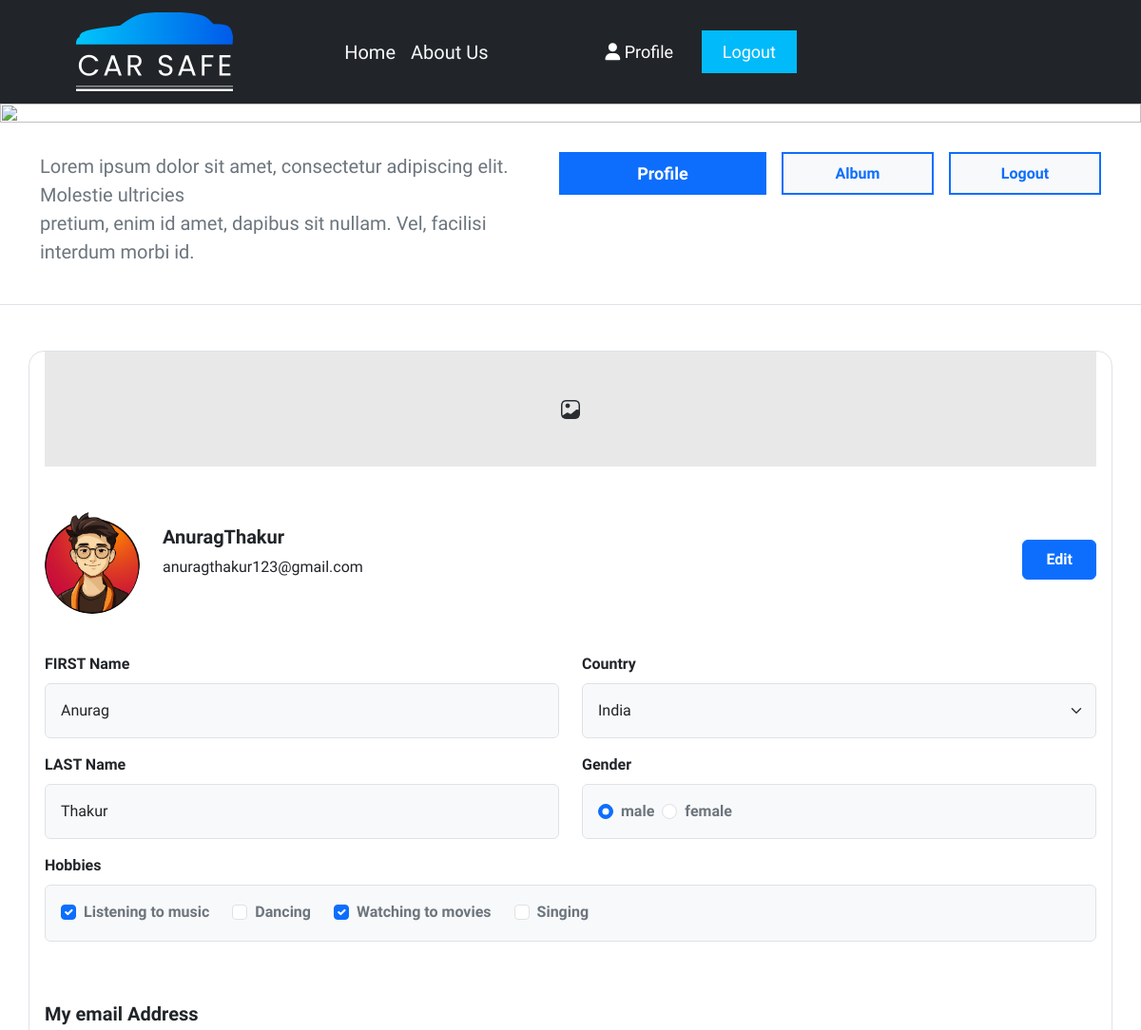
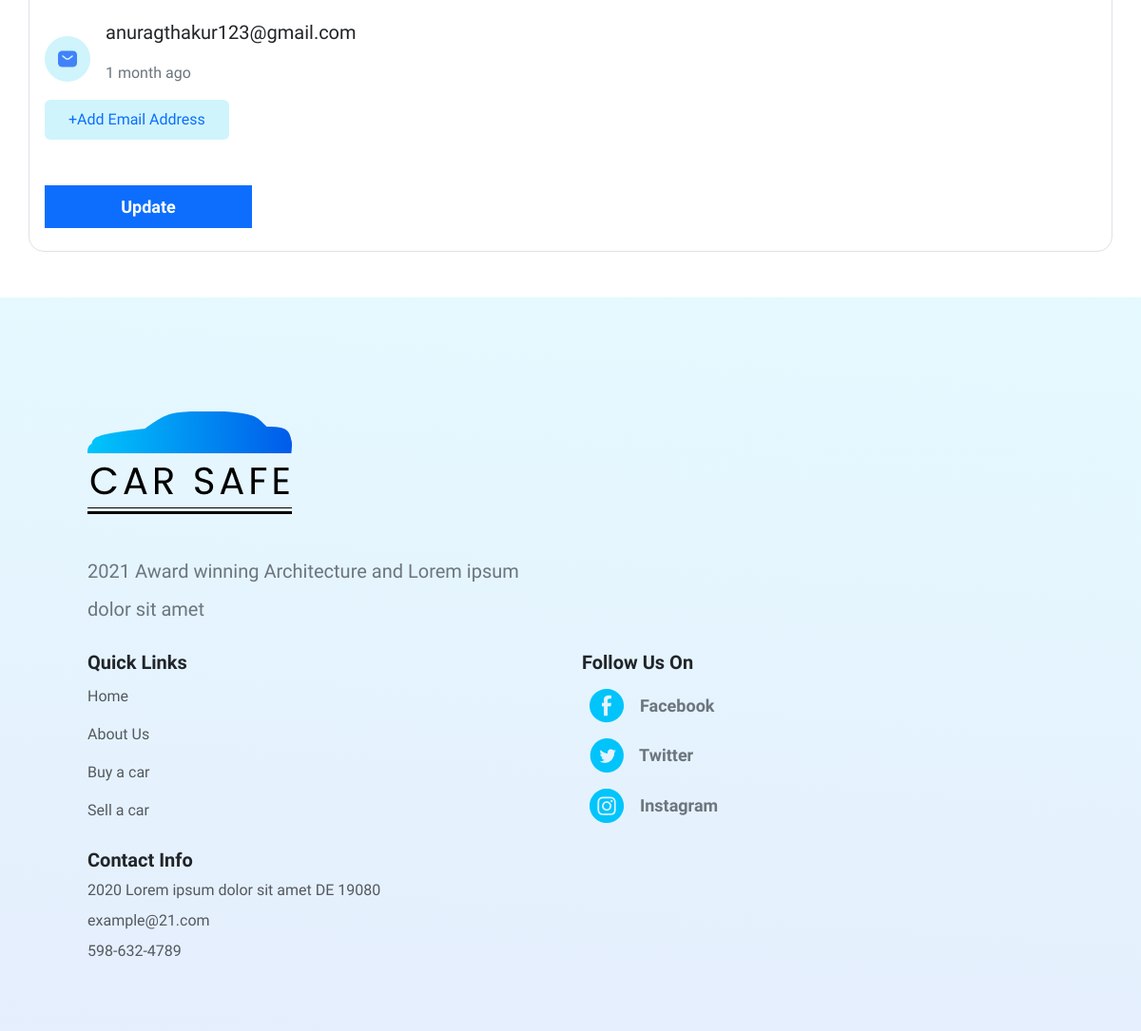
Screenshot of /controller/edit-profile.php (signed in) with the database file from the repository (2 pictures, top to bottom).
### tables this page shows
CREATE TABLE `users` (
  `id` int NOT NULL,
  `fname` varchar(30) NOT NULL,
  `lname` varchar(30) NOT NULL,
  `email` varchar(100) NOT NULL,
  `password` varchar(250) NOT NULL,
  `country` varchar(40) NOT NULL,
  `gender` varchar(10) NOT NULL,
  `hobbies` varchar(100) NOT NULL,
  `created_at` timestamp NOT NULL DEFAULT CURRENT_TIMESTAMP,
  `profile_img` varchar(500) DEFAULT NULL
);

### controller/edit-profile.php (called while the page is built, shortened)
<?php
include('../config/db.php');
include('../controller/helper.php');
$countryArr = ['India', 'U.S.A', 'China', 'Sri Lanka', 'Pakistan', 'South Korea'];
$genderType = ['male', 'female'];
$hobbiesType = ['Listening to music', 'Dancing', 'Watching to movies', 'Singing'];
$userDetail = getUserDetails($conn);
include('../profile-edit.php');

### controller/helper.php (called while the page is built, shortened)
<?php
function getUserDetails($conn)
{
  try {
    $userId = $_SESSION['userId'];
    $query = "SELECT * FROM users WHERE id = '$userId'";
    $result = mysqli_query($conn, $query);
    return mysqli_fetch_assoc($result);
  } catch (\Exception $e) {
    echo die('Error:' . $e->getMessage());
  }
}

### profile-edit.php (the view, shortened to what this page needs)
<?php
include('../partials/header.php');
include('../partials/hero_banner.php');
?>
<div class="container border rounded-4 my-5 px-3 profile-form">
    <div class="profile-form-bg">
        <img src="../assets/images/profile-form-images/gallery.png" alt="">
    </div>
    <form action="" method="post" enctype="multipart/form-data">
        <div class="d-flex profile-edit justify-content-between align-items-center flex-wrap py-5">
            <div class="d-flex profile-name gap-4 align-items-center flex-wrap ">
                <div class=" profile-form-img text-center">
                    <img src="../assets/images/<?php echo isset($userDetail['profile_img']) ? 'profile-images/' . $userDetail['profile_img'] : 'default.jpg'; ?>" alt="" width="100%" id="editImage" class="rounded-circle">
                </div>
                <div class="">
                    <h5 class="text-dark fw-bold"><?php echo $userDetail['fname'] . $userDetail['lname']; ?></h5>
                    <p><?php echo $userDetail['email'] ?></p>
                </div>
            </div>
            <div>
                <label class="btn btn-primary px-4 py-2 fw-bold" id="file-input-label" for="file-input">
                    Edit
                </label>
            </div>
        </div>
        <div class="row">
            <div class="col-sm-6 mb-3 mb-sm-0">
                <div class="mb-3">
                    <label for="exampleInputEmail1" class="form-label fs-6 fw-semibold">FIRST Name</label>
                    <input type="text" class="form-control bg-body-tertiary py-3 ps-3 fs-6" name="firstName" id="exampleInputEmail1" placeholder="Your first name" value='<?php echo $userDetail['fname']; ?>'>
                </div>
                <div class="mb-3">
                    <label for="exampleInputEmail1" class="form-label fs-6 fw-semibold">LAST Name</label>
                    <input type="text" name="lastName" class="form-control bg-body-tertiary py-3 ps-3 fs-6" id="exampleInputEmail11" placeholder="Your last name" value='<?php echo $userDetail['lname']; ?>'>
                </div>
            </div>
            <div class="col-sm-6">
                <div class="mb-3">
                    <label for="exampleInputEmail1" class="form-label fs-6 fw-semibold">Country</label>
                    <select class="form-select fs-5 bg-body-tertiary py-3 ps-3 fs-6" aria-label="Default select example" name="country">
                        <?php foreach ($countryArr as $countryOpt) { ?>
                            <option value='<?= $countryOpt ?>' <?php echo ($userDetail['country'] == $countryOpt) ? "selected" : '' ?>><?= $countryOpt ?></option>
                        <?php } ?>
                    </select>
                </div>
                <div class="mb-3">
                    <label for="exampleInputEmail1" class="form-label fs-6 fw-semibold">Gender</label>
                    <div class="form-control bg-body-tertiary d-flex gap-2 py-3 ps-3 ">
                        <?php foreach ($genderType as $key => $userGender) { ?>
                            <input class="form-check-input" type="radio" <?php if ($userDetail['gender'] == $userGender) echo "checked"; ?> name="gender" value="<?php echo $userGender ?>" id="<?php echo "flexRadioDefault" . $key ?>">
                            <label class="form-check-label text-secondary fw-bold fs-6" for="<?php echo "flexRadioDefault" . $key ?>">
                                <?php echo $userGender ?>
                            </label>
                        <?php } ?>
                    </div>
                </div>
            </div>
            <div class="mb-3">
                <label for="exampleInputEmail1" class="form-label fs-6 fw-semibold">Hobbies</label>
                <div class="form-contro d-flex  flex-md-row flex-column gap-4 form-control bg-body-tertiary py-3 ps-3 fs-6">
                    <?php foreach ($hobbiesType as $key => $userHobbies) {
                        $userDetailHobbies = explode(',', $userDetail['hobbies'])
                    ?>
                        <div class="form-check">
                            <input class="form-check-input" type="checkbox" <?php if (in_array($userHobbies, $userDetailHobbies)) echo 'checked'; ?> name="hobbies[]" value='<?php echo $userHobbies ?>' id="<?php echo 'flexCheckDefault' . $key ?>">
                            <label class="form-check-label text-secondary fw-bold" for="<?php echo 'flexCheckDefault' . $key ?>">
                                <?php echo $userHobbies; ?>
                            </label>
                        </div>
                    <?php } ?>
                </div>
            </div>
        </div>
        <div class="py-5 email-heading">
            <h5 class="text-dark fw-bold ">My email Address</h5>
            <div class="d-flex profile-name gap-3 align-items-center flex-wrap pt-3">
                <div class="rounded-circle bg-info-subtle profile-email text-center">
                    <img src="../images/profile-form-images/sms.png" alt="">
                </div>
                <div class="">
                    <p class="text-dark fs-5"><?php echo $userDetail['email'] ?></p>
                    <p class="text-secondary">1 month ago</p>
                </div>
            </div>
            <button type="button" class="btn bg-info-subtle text-primary px-4 py-2">+Add Email Address</button>
        </div>
        <button type="submit" name="update" class="btn btn-primary border-0 mb-4 fw-semibold rounded-0 btn-box">Update</button>
    </form>
</div>
<?php include('../partials/footer.php'); ?>

### assets/css/style.css (style rules this page uses)
* { font-family: "Nunito Sans", sans-serif; }
.profile-form-bg { background: url("../images/profile-form-images/Rectangle\ 6691.png"); background-size: cover; background-position: center; background-repeat: no-repeat; text-align: center; padding: 3rem 0; }
.profile-form-img { width: 100px; height: 100px; line-height: 90px; }
.profile-email { width: 48px; height: 48px; line-height: 45px; }
input::placeholder { color: #000; }

### assets/css/album.css (style rules this page uses)
.btn-box { width: 218px; height: 45px; flex-shrink: 0; font-size: 18px; }

### rows the page displays
users: profile_img (picture), fname "Anurag", lname "Thakur", email "anuragthakur123@gmail.com", firstName "Anurag", lastName "Thakur", country "India", gender "☑ male", gender "☐ female", hobbies "☑"

### other values shown
$userGender "male"
$userGender "female"
$userHobbies "Listening to music"
$userHobbies "Dancing"
$userHobbies "Watching to movies"
$userHobbies "Singing"
